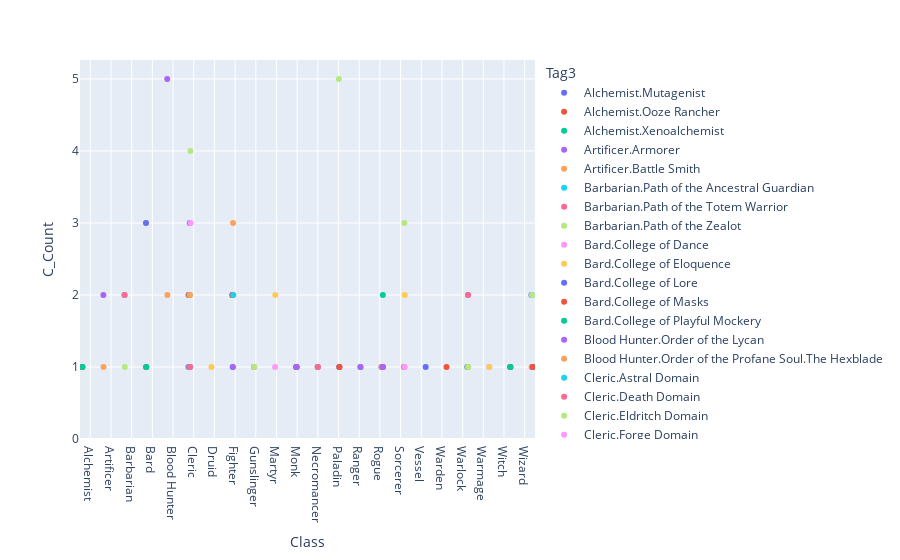

Notebook code cell kept with this figure:
### Code cell
fig = px.scatter(Tab_Cla2, x="Class", y="C_Count", color="Tag3")
fig.update_layout(scattermode="group")
fig.show()

### Figure 1 — Plotly figure (JSON) as saved in the notebook; plotly's stock layout.template omitted (floating-point values rounded to 4 significant figures)
{"data": [{"hovertemplate": "Tag3=Alchemist.Mutagenist<br>Class=%{x}<br>C_Count=%{y}<extra></extra>", "legendgroup": "Alchemist.Mutagenist", "marker": {"color": "#636efa", "symbol": "circle"}, "mode": "markers", "name": "Alchemist.Mutagenist", "orientation": "v", "showlegend": true, "x": ["Alchemist"], "xaxis": "x", "y": [1], "yaxis": "y", "type": "scatter"}, {"hovertemplate": "Tag3=Alchemist.Ooze Rancher<br>Class=%{x}<br>C_Count=%{y}<extra></extra>", "legendgroup": "Alchemist.Ooze Rancher", "marker": {"color": "#EF553B", "symbol": "circle"}, "mode": "markers", "name": "Alchemist.Ooze Rancher", "orientation": "v", "showlegend": true, "x": ["Alchemist"], "xaxis": "x", "y": [1], "yaxis": "y", "type": "scatter"}, {"hovertemplate": "Tag3=Alchemist.Xenoalchemist<br>Class=%{x}<br>C_Count=%{y}<extra></extra>", "legendgroup": "Alchemist.Xenoalchemist", "marker": {"color": "#00cc96", "symbol": "circle"}, "mode": "markers", "name": "Alchemist.Xenoalchemist", "orientation": "v", "showlegend": true, "x": ["Alchemist"], "xaxis": "x", "y": [1], "yaxis": "y", "type": "scatter"}, {"hovertemplate": "Tag3=Artificer.Armorer<br>Class=%{x}<br>C_Count=%{y}<extra></extra>", "legendgroup": "Artificer.Armorer", "marker": {"color": "#ab63fa", "symbol": "circle"}, "mode": "markers", "name": "Artificer.Armorer", "orientation": "v", "showlegend": true, "x": ["Artificer"], "xaxis": "x", "y": [2], "yaxis": "y", "type": "scatter"}, {"hovertemplate": "Tag3=Artificer.Battle Smith<br>Class=%{x}<br>C_Count=%{y}<extra></extra>", "legendgroup": "Artificer.Battle Smith", "marker": {"color": "#FFA15A", "symbol": "circle"}, "mode": "markers", "name": "Artificer.Battle Smith", "orientation": "v", "showlegend": true, "x": ["Artificer"], "xaxis": "x", "y": [1], "yaxis": "y", "type": "scatter"}, {"hovertemplate": "Tag3=Barbarian.Path of the Ancestral Guardian<br>Class=%{x}<br>C_Count=%{y}<extra></extra>", "legendgroup": "Barbarian.Path of the Ancestral Guardian", "marker": {"color": "#19d3f3", "symbol": "circle"}, "mode": "markers", "name": "Barbarian.Path of the Ancestral Guardian", "orientation": "v", "showlegend": true, "x": ["Barbarian"], "xaxis": "x", "y": [2], "yaxis": "y", "type": "scatter"}, {"hovertemplate": "Tag3=Barbarian.Path of the Totem Warrior<br>Class=%{x}<br>C_Count=%{y}<extra></extra>", "legendgroup": "Barbarian.Path of the Totem Warrior", "marker": {"color": "#FF6692", "symbol": "circle"}, "mode": "markers", "name": "Barbarian.Path of the Totem Warrior", "orientation": "v", "showlegend": true, "x": ["Barbarian"], "xaxis": "x", "y": [2], "yaxis": "y", "type": "scatter"}, {"hovertemplate": "Tag3=Barbarian.Path of the Zealot<br>Class=%{x}<br>C_Count=%{y}<extra></extra>", "legendgroup": "Barbarian.Path of the Zealot", "marker": {"color": "#B6E880", "symbol": "circle"}, "mode": "markers", "name": "Barbarian.Path of the Zealot", "orientation": "v", "showlegend": true, "x": ["Barbarian"], "xaxis": "x", "y": [1], "yaxis": "y", "type": "scatter"}, {"hovertemplate": "Tag3=Bard.College of Dance<br>Class=%{x}<br>C_Count=%{y}<extra></extra>", "legendgroup": "Bard.College of Dance", "marker": {"color": "#FF97FF", "symbol": "circle"}, "mode": "markers", "name": "Bard.College of Dance", "orientation": "v", "showlegend": true, "x": ["Bard"], "xaxis": "x", "y": [1], "yaxis": "y", "type": "scatter"}, {"hovertemplate": "Tag3=Bard.College of Eloquence<br>Class=%{x}<br>C_Count=%{y}<extra></extra>", "legendgroup": "Bard.College of Eloquence", "marker": {"color": "#FECB52", "symbol": "circle"}, "mode": "markers", "name": "Bard.College of Eloquence", "orientation": "v", "showlegend": true, "x": ["Bard"], "xaxis": "x", "y": [3], "yaxis": "y", "type": "scatter"}, {"hovertemplate": "Tag3=Bard.College of Lore<br>Class=%{x}<br>C_Count=%{y}<extra></extra>", "legendgroup": "Bard.College of Lore", "marker": {"color": "#636efa", "symbol": "circle"}, "mode": "markers", "name": "Bard.College of Lore", "orientation": "v", "showlegend": true, "x": ["Bard"], "xaxis": "x", "y": [3], "yaxis": "y", "type": "scatter"}, {"hovertemplate": "Tag3=Bard.College of Masks<br>Class=%{x}<br>C_Count=%{y}<extra></extra>", "legendgroup": "Bard.College of Masks", "marker": {"color": "#EF553B", "symbol": "circle"}, "mode": "markers", "name": "Bard.College of Masks", "orientation": "v", "showlegend": true, "x": ["Bard"], "xaxis": "x", "y": [1], "yaxis": "y", "type": "scatter"}, {"hovertemplate": "Tag3=Bard.College of Playful Mockery<br>Class=%{x}<br>C_Count=%{y}<extra></extra>", "legendgroup": "Bard.College of Playful Mockery", "marker": {"color": "#00cc96", "symbol": "circle"}, "mode": "markers", "name": "Bard.College of Playful Mockery", "orientation": "v", "showlegend": true, "x": ["Bard"], "xaxis": "x", "y": [1], "yaxis": "y", "type": "scatter"}, {"hovertemplate": "Tag3=Blood Hunter.Order of the Lycan<br>Class=%{x}<br>C_Count=%{y}<extra></extra>", "legendgroup": "Blood Hunter.Order of the Lycan", "marker": {"color": "#ab63fa", "symbol": "circle"}, "mode": "markers", "name": "Blood Hunter.Order of the Lycan", "orientation": "v", "showlegend": true, "x": ["Blood Hunter"], "xaxis": "x", "y": [5], "yaxis": "y", "type": "scatter"}, {"hovertemplate": "Tag3=Blood Hunter.Order of the Profane Soul.The Hexblade<br>Class=%{x}<br>C_Count=%{y}<extra></extra>", "legendgroup": "Blood Hunter.Order of the Profane Soul.The Hexblade", "marker": {"color": "#FFA15A", "symbol": "circle"}, "mode": "markers", "name": "Blood Hunter.Order of the Profane Soul.The Hexblade", "orientation": "v", "showlegend": true, "x": ["Blood Hunter"], "xaxis": "x", "y": [2], "yaxis": "y", "type": "scatter"}, {"hovertemplate": "Tag3=Cleric.Astral Domain<br>Class=%{x}<br>C_Count=%{y}<extra></extra>", "legendgroup": "Cleric.Astral Domain", "marker": {"color": "#19d3f3", "symbol": "circle"}, "mode": "markers", "name": "Cleric.Astral Domain", "orientation": "v", "showlegend": true, "x": ["Cleric"], "xaxis": "x", "y": [1], "yaxis": "y", "type": "scatter"}, {"hovertemplate": "Tag3=Cleric.Death Domain<br>Class=%{x}<br>C_Count=%{y}<extra></extra>", "legendgroup": "Cleric.Death Domain", "marker": {"color": "#FF6692", "symbol": "circle"}, "mode": "markers", "name": "Cleric.Death Domain", "orientation": "v", "showlegend": true, "x": ["Cleric"], "xaxis": "x", "y": [2], "yaxis": "y", "type": "scatter"}, {"hovertemplate": "Tag3=Cleric.Eldritch Domain<br>Class=%{x}<br>C_Count=%{y}<extra></extra>", "legendgroup": "Cleric.Eldritch Domain", "marker": {"color": "#B6E880", "symbol": "circle"}, "mode": "markers", "name": "Cleric.Eldritch Domain", "orientation": "v", "showlegend": true, "x": ["Cleric"], "xaxis": "x", "y": [1], "yaxis": "y", "type": "scatter"}, {"hovertemplate": "Tag3=Cleric.Forge Domain<br>Class=%{x}<br>C_Count=%{y}<extra></extra>", "legendgroup": "Cleric.Forge Domain", "marker": {"color": "#FF97FF", "symbol": "circle"}, "mode": "markers", "name": "Cleric.Forge Domain", "orientation": "v", "showlegend": true, "x": ["Cleric"], "xaxis": "x", "y": [1], "yaxis": "y", "type": "scatter"}, {"hovertemplate": "Tag3=Cleric.Garlic Bread Domain<br>Class=%{x}<br>C_Count=%{y}<extra></extra>", "legendgroup": "Cleric.Garlic Bread Domain", "marker": {"color": "#FECB52", "symbol": "circle"}, "mode": "markers", "name": "Cleric.Garlic Bread Domain", "orientation": "v", "showlegend": true, "x": ["Cleric"], "xaxis": "x", "y": [1], "yaxis": "y", "type": "scatter"}, {"hovertemplate": "Tag3=Cleric.Grave Domain<br>Class=%{x}<br>C_Count=%{y}<extra></extra>", "legendgroup": "Cleric.Grave Domain", "marker": {"color": "#636efa", "symbol": "circle"}, "mode": "markers", "name": "Cleric.Grave Domain", "orientation": "v", "showlegend": true, "x": ["Cleric"], "xaxis": "x", "y": [1], "yaxis": "y", "type": "scatter"}, {"hovertemplate": "Tag3=Cleric.Inquisition Domain<br>Class=%{x}<br>C_Count=%{y}<extra></extra>", "legendgroup": "Cleric.Inquisition Domain", "marker": {"color": "#EF553B", "symbol": "circle"}, "mode": "markers", "name": "Cleric.Inquisition Domain", "orientation": "v", "showlegend": true, "x": ["Cleric"], "xaxis": "x", "y": [2], "yaxis": "y", "type": "scatter"}, {"hovertemplate": "Tag3=Cleric.Life Domain<br>Class=%{x}<br>C_Count=%{y}<extra></extra>", "legendgroup": "Cleric.Life Domain", "marker": {"color": "#00cc96", "symbol": "circle"}, "mode": "markers", "name": "Cleric.Life Domain", "orientation": "v", "showlegend": true, "x": ["Cleric"], "xaxis": "x", "y": [2], "yaxis": "y", "type": "scatter"}, {"hovertemplate": "Tag3=Cleric.Light Domain<br>Class=%{x}<br>C_Count=%{y}<extra></extra>", "legendgroup": "Cleric.Light Domain", "marker": {"color": "#ab63fa", "symbol": "circle"}, "mode": "markers", "name": "Cleric.Light Domain", "orientation": "v", "showlegend": true, "x": ["Cleric"], "xaxis": "x", "y": [3], "yaxis": "y", "type": "scatter"}, {"hovertemplate": "Tag3=Cleric.Moon Domain<br>Class=%{x}<br>C_Count=%{y}<extra></extra>", "legendgroup": "Cleric.Moon Domain", "marker": {"color": "#FFA15A", "symbol": "circle"}, "mode": "markers", "name": "Cleric.Moon Domain", "orientation": "v", "showlegend": true, "x": ["Cleric"], "xaxis": "x", "y": [2], "yaxis": "y", "type": "scatter"}, {"hovertemplate": "Tag3=Cleric.Order Domain<br>Class=%{x}<br>C_Count=%{y}<extra></extra>", "legendgroup": "Cleric.Order Domain", "marker": {"color": "#19d3f3", "symbol": "circle"}, "mode": "markers", "name": "Cleric.Order Domain", "orientation": "v", "showlegend": true, "x": ["Cleric"], "xaxis": "x", "y": [1], "yaxis": "y", "type": "scatter"}, {"hovertemplate": "Tag3=Cleric.Peace Domain<br>Class=%{x}<br>C_Count=%{y}<extra></extra>", "legendgroup": "Cleric.Peace Domain", "marker": {"color": "#FF6692", "symbol": "circle"}, "mode": "markers", "name": "Cleric.Peace Domain", "orientation": "v", "showlegend": true, "x": ["Cleric"], "xaxis": "x", "y": [1], "yaxis": "y", "type": "scatter"}, {"hovertemplate": "Tag3=Cleric.Tempest Domain<br>Class=%{x}<br>C_Count=%{y}<extra></extra>", "legendgroup": "Cleric.Tempest Domain", "marker": {"color": "#B6E880", "symbol": "circle"}, "mode": "markers", "name": "Cleric.Tempest Domain", "orientation": "v", "showlegend": true, "x": ["Cleric"], "xaxis": "x", "y": [4], "yaxis": "y", "type": "scatter"}, {"hovertemplate": "Tag3=Cleric.Twilight Domain<br>Class=%{x}<br>C_Count=%{y}<extra></extra>", "legendgroup": "Cleric.Twilight Domain", "marker": {"color": "#FF97FF", "symbol": "circle"}, "mode": "markers", "name": "Cleric.Twilight Domain", "orientation": "v", "showlegend": true, "x": ["Cleric"], "xaxis": "x", "y": [3], "yaxis": "y", "type": "scatter"}, {"hovertemplate": "Tag3=Druid.Circle of the Shepherd<br>Class=%{x}<br>C_Count=%{y}<extra></extra>", "legendgroup": "Druid.Circle of the Shepherd", "marker": {"color": "#FECB52", "symbol": "circle"}, "mode": "markers", "name": "Druid.Circle of the Shepherd", "orientation": "v", "showlegend": true, "x": ["Druid"], "xaxis": "x", "y": [1], "yaxis": "y", "type": "scatter"}, {"hovertemplate": "Tag3=Fighter.Battle Master<br>Class=%{x}<br>C_Count=%{y}<extra></extra>", "legendgroup": "Fighter.Battle Master", "marker": {"color": "#636efa", "symbol": "circle"}, "mode": "markers", "name": "Fighter.Battle Master", "orientation": "v", "showlegend": true, "x": ["Fighter"], "xaxis": "x", "y": [2], "yaxis": "y", "type": "scatter"}, {"hovertemplate": "Tag3=Fighter.Echo Knight<br>Class=%{x}<br>C_Count=%{y}<extra></extra>", "legendgroup": "Fighter.Echo Knight", "marker": {"color": "#EF553B", "symbol": "circle"}, "mode": "markers", "name": "Fighter.Echo Knight", "orientation": "v", "showlegend": true, "x": ["Fighter"], "xaxis": "x", "y": [2], "yaxis": "y", "type": "scatter"}, {"hovertemplate": "Tag3=Fighter.Eldritch Knight<br>Class=%{x}<br>C_Count=%{y}<extra></extra>", "legendgroup": "Fighter.Eldritch Knight", "marker": {"color": "#00cc96", "symbol": "circle"}, "mode": "markers", "name": "Fighter.Eldritch Knight", "orientation": "v", "showlegend": true, "x": ["Fighter"], "xaxis": "x", "y": [1], "yaxis": "y", "type": "scatter"}, {"hovertemplate": "Tag3=Fighter.Living Crucible<br>Class=%{x}<br>C_Count=%{y}<extra></extra>", "legendgroup": "Fighter.Living Crucible", "marker": {"color": "#ab63fa", "symbol": "circle"}, "mode": "markers", "name": "Fighter.Living Crucible", "orientation": "v", "showlegend": true, "x": ["Fighter"], "xaxis": "x", "y": [1], "yaxis": "y", "type": "scatter"}, {"hovertemplate": "Tag3=Fighter.Rune Knight<br>Class=%{x}<br>C_Count=%{y}<extra></extra>", "legendgroup": "Fighter.Rune Knight", "marker": {"color": "#FFA15A", "symbol": "circle"}, "mode": "markers", "name": "Fighter.Rune Knight", "orientation": "v", "showlegend": true, "x": ["Fighter"], "xaxis": "x", "y": [3], "yaxis": "y", "type": "scatter"}, {"hovertemplate": "Tag3=Fighter.Samurai<br>Class=%{x}<br>C_Count=%{y}<extra></extra>", "legendgroup": "Fighter.Samurai", "marker": {"color": "#19d3f3", "symbol": "circle"}, "mode": "markers", "name": "Fighter.Samurai", "orientation": "v", "showlegend": true, "x": ["Fighter"], "xaxis": "x", "y": [2], "yaxis": "y", "type": "scatter"}, {"hovertemplate": "Tag3=Gunslinger.Gun Tank<br>Class=%{x}<br>C_Count=%{y}<extra></extra>", "legendgroup": "Gunslinger.Gun Tank", "marker": {"color": "#FF6692", "symbol": "circle"}, "mode": "markers", "name": "Gunslinger.Gun Tank", "orientation": "v", "showlegend": true, "x": ["Gunslinger"], "xaxis": "x", "y": [1], "yaxis": "y", "type": "scatter"}, {"hovertemplate": "Tag3=Gunslinger.White Hat<br>Class=%{x}<br>C_Count=%{y}<extra></extra>", "legendgroup": "Gunslinger.White Hat", "marker": {"color": "#B6E880", "symbol": "circle"}, "mode": "markers", "name": "Gunslinger.White Hat", "orientation": "v", "showlegend": true, "x": ["Gunslinger"], "xaxis": "x", "y": [1], "yaxis": "y", "type": "scatter"}, {"hovertemplate": "Tag3=Martyr.Burden of Mercy<br>Class=%{x}<br>C_Count=%{y}<extra></extra>", "legendgroup": "Martyr.Burden of Mercy", "marker": {"color": "#FF97FF", "symbol": "circle"}, "mode": "markers", "name": "Martyr.Burden of Mercy", "orientation": "v", "showlegend": true, "x": ["Martyr"], "xaxis": "x", "y": [1], "yaxis": "y", "type": "scatter"}, {"hovertemplate": "Tag3=Martyr.Burden of Tyranny<br>Class=%{x}<br>C_Count=%{y}<extra></extra>", "legendgroup": "Martyr.Burden of Tyranny", "marker": {"color": "#FECB52", "symbol": "circle"}, "mode": "markers", "name": "Martyr.Burden of Tyranny", "orientation": "v", "showlegend": true, "x": ["Martyr"], "xaxis": "x", "y": [2], "yaxis": "y", "type": "scatter"}, {"hovertemplate": "Tag3=Monk.Way of Shadow<br>Class=%{x}<br>C_Count=%{y}<extra></extra>", "legendgroup": "Monk.Way of Shadow", "marker": {"color": "#636efa", "symbol": "circle"}, "mode": "markers", "name": "Monk.Way of Shadow", "orientation": "v", "showlegend": true, "x": ["Monk"], "xaxis": "x", "y": [1], "yaxis": "y", "type": "scatter"}, {"hovertemplate": "Tag3=Monk.Way of the Dancing Current<br>Class=%{x}<br>C_Count=%{y}<extra></extra>", "legendgroup": "Monk.Way of the Dancing Current", "marker": {"color": "#EF553B", "symbol": "circle"}, "mode": "markers", "name": "Monk.Way of the Dancing Current", "orientation": "v", "showlegend": true, "x": ["Monk"], "xaxis": "x", "y": [1], "yaxis": "y", "type": "scatter"}, {"hovertemplate": "Tag3=Monk.Way of the Open Hand<br>Class=%{x}<br>C_Count=%{y}<extra></extra>", "legendgroup": "Monk.Way of the Open Hand", "marker": {"color": "#00cc96", "symbol": "circle"}, "mode": "markers", "name": "Monk.Way of the Open Hand", "orientation": "v", "showlegend": true, "x": ["Monk"], "xaxis": "x", "y": [1], "yaxis": "y", "type": "scatter"}, {"hovertemplate": "Tag3=Monk.Way of the Speedster<br>Class=%{x}<br>C_Count=%{y}<extra></extra>", "legendgroup": "Monk.Way of the Speedster", "marker": {"color": "#ab63fa", "symbol": "circle"}, "mode": "markers", "name": "Monk.Way of the Speedster", "orientation": "v", "showlegend": true, "x": ["Monk"], "xaxis": "x", "y": [1], "yaxis": "y", "type": "scatter"}, {"hovertemplate": "Tag3=Necromancer.Pharaoh<br>Class=%{x}<br>C_Count=%{y}<extra></extra>", "legendgroup": "Necromancer.Pharaoh", "marker": {"color": "#FFA15A", "symbol": "circle"}, "mode": "markers", "name": "Necromancer.Pharaoh", "orientation": "v", "showlegend": true, "x": ["Necromancer"], "xaxis": "x", "y": [1], "yaxis": "y", "type": "scatter"}, {"hovertemplate": "Tag3=Necromancer.Reanimator<br>Class=%{x}<br>C_Count=%{y}<extra></extra>", "legendgroup": "Necromancer.Reanimator", "marker": {"color": "#19d3f3", "symbol": "circle"}, "mode": "markers", "name": "Necromancer.Reanimator", "orientation": "v", "showlegend": true, "x": ["Necromancer"], "xaxis": "x", "y": [1], "yaxis": "y", "type": "scatter"}, {"hovertemplate": "Tag3=Necromancer.Reaper<br>Class=%{x}<br>C_Count=%{y}<extra></extra>", "legendgroup": "Necromancer.Reaper", "marker": {"color": "#FF6692", "symbol": "circle"}, "mode": "markers", "name": "Necromancer.Reaper", "orientation": "v", "showlegend": true, "x": ["Necromancer"], "xaxis": "x", "y": [1], "yaxis": "y", "type": "scatter"}, {"hovertemplate": "Tag3=Paladin.Oath of Conquest<br>Class=%{x}<br>C_Count=%{y}<extra></extra>", "legendgroup": "Paladin.Oath of Conquest", "marker": {"color": "#B6E880", "symbol": "circle"}, "mode": "markers", "name": "Paladin.Oath of Conquest", "orientation": "v", "showlegend": true, "x": ["Paladin"], "xaxis": "x", "y": [5], "yaxis": "y", "type": "scatter"}, {"hovertemplate": "Tag3=Paladin.Oath of the Hearth<br>Class=%{x}<br>C_Count=%{y}<extra></extra>", "legendgroup": "Paladin.Oath of the Hearth", "marker": {"color": "#FF97FF", "symbol": "circle"}, "mode": "markers", "name": "Paladin.Oath of the Hearth", "orientation": "v", "showlegend": true, "x": ["Paladin"], "xaxis": "x", "y": [1], "yaxis": "y", "type": "scatter"}, {"hovertemplate": "Tag3=Paladin.Oath of the Open Sea<br>Class=%{x}<br>C_Count=%{y}<extra></extra>", "legendgroup": "Paladin.Oath of the Open Sea", "marker": {"color": "#FECB52", "symbol": "circle"}, "mode": "markers", "name": "Paladin.Oath of the Open Sea", "orientation": "v", "showlegend": true, "x": ["Paladin"], "xaxis": "x", "y": [1], "yaxis": "y", "type": "scatter"}, {"hovertemplate": "Tag3=Paladin.Oath of the Sun<br>Class=%{x}<br>C_Count=%{y}<extra></extra>", "legendgroup": "Paladin.Oath of the Sun", "marker": {"color": "#636efa", "symbol": "circle"}, "mode": "markers", "name": "Paladin.Oath of the Sun", "orientation": "v", "showlegend": true, "x": ["Paladin"], "xaxis": "x", "y": [1], "yaxis": "y", "type": "scatter"}, {"hovertemplate": "Tag3=Paladin.Oath of the Watchers<br>Class=%{x}<br>C_Count=%{y}<extra></extra>", "legendgroup": "Paladin.Oath of the Watchers", "marker": {"color": "#EF553B", "symbol": "circle"}, "mode": "markers", "name": "Paladin.Oath of the Watchers", "orientation": "v", "showlegend": true, "x": ["Paladin"], "xaxis": "x", "y": [1], "yaxis": "y", "type": "scatter"}, {"hovertemplate": "Tag3=Ranger.Horizon Walker<br>Class=%{x}<br>C_Count=%{y}<extra></extra>", "legendgroup": "Ranger.Horizon Walker", "marker": {"color": "#00cc96", "symbol": "circle"}, "mode": "markers", "name": "Ranger.Horizon Walker", "orientation": "v", "showlegend": true, "x": ["Ranger"], "xaxis": "x", "y": [1], "yaxis": "y", "type": "scatter"}, {"hovertemplate": "Tag3=Ranger.Swarmkeeper<br>Class=%{x}<br>C_Count=%{y}<extra></extra>", "legendgroup": "Ranger.Swarmkeeper", "marker": {"color": "#ab63fa", "symbol": "circle"}, "mode": "markers", "name": "Ranger.Swarmkeeper", "orientation": "v", "showlegend": true, "x": ["Ranger"], "xaxis": "x", "y": [1], "yaxis": "y", "type": "scatter"}, {"hovertemplate": "Tag3=Rogue.Arcane Trickster<br>Class=%{x}<br>C_Count=%{y}<extra></extra>", "legendgroup": "Rogue.Arcane Trickster", "marker": {"color": "#FFA15A", "symbol": "circle"}, "mode": "markers", "name": "Rogue.Arcane Trickster", "orientation": "v", "showlegend": true, "x": ["Rogue"], "xaxis": "x", "y": [1], "yaxis": "y", "type": "scatter"}, {"hovertemplate": "Tag3=Rogue.Assassin<br>Class=%{x}<br>C_Count=%{y}<extra></extra>", "legendgroup": "Rogue.Assassin", "marker": {"color": "#19d3f3", "symbol": "circle"}, "mode": "markers", "name": "Rogue.Assassin", "orientation": "v", "showlegend": true, "x": ["Rogue"], "xaxis": "x", "y": [1], "yaxis": "y", "type": "scatter"}, {"hovertemplate": "Tag3=Rogue.Dreadmask<br>Class=%{x}<br>C_Count=%{y}<extra></extra>", "legendgroup": "Rogue.Dreadmask", "marker": {"color": "#FF6692", "symbol": "circle"}, "mode": "markers", "name": "Rogue.Dreadmask", "orientation": "v", "showlegend": true, "x": ["Rogue"], "xaxis": "x", "y": [1], "yaxis": "y", "type": "scatter"}, {"hovertemplate": "Tag3=Rogue.Kinslayer<br>Class=%{x}<br>C_Count=%{y}<extra></extra>", "legendgroup": "Rogue.Kinslayer", "marker": {"color": "#B6E880", "symbol": "circle"}, "mode": "markers", "name": "Rogue.Kinslayer", "orientation": "v", "showlegend": true, "x": ["Rogue"], "xaxis": "x", "y": [1], "yaxis": "y", "type": "scatter"}, {"hovertemplate": "Tag3=Rogue.Phantom<br>Class=%{x}<br>C_Count=%{y}<extra></extra>", "legendgroup": "Rogue.Phantom", "marker": {"color": "#FF97FF", "symbol": "circle"}, "mode": "markers", "name": "Rogue.Phantom", "orientation": "v", "showlegend": true, "x": ["Rogue"], "xaxis": "x", "y": [1], "yaxis": "y", "type": "scatter"}, {"hovertemplate": "Tag3=Rogue.Scout<br>Class=%{x}<br>C_Count=%{y}<extra></extra>", "legendgroup": "Rogue.Scout", "marker": {"color": "#FECB52", "symbol": "circle"}, "mode": "markers", "name": "Rogue.Scout", "orientation": "v", "showlegend": true, "x": ["Rogue"], "xaxis": "x", "y": [1], "yaxis": "y", "type": "scatter"}, {"hovertemplate": "Tag3=Rogue.Soulknife<br>Class=%{x}<br>C_Count=%{y}<extra></extra>", "legendgroup": "Rogue.Soulknife", "marker": {"color": "#636efa", "symbol": "circle"}, "mode": "markers", "name": "Rogue.Soulknife", "orientation": "v", "showlegend": true, "x": ["Rogue"], "xaxis": "x", "y": [1], "yaxis": "y", "type": "scatter"}, {"hovertemplate": "Tag3=Rogue.Stormscale<br>Class=%{x}<br>C_Count=%{y}<extra></extra>", "legendgroup": "Rogue.Stormscale", "marker": {"color": "#EF553B", "symbol": "circle"}, "mode": "markers", "name": "Rogue.Stormscale", "orientation": "v", "showlegend": true, "x": ["Rogue"], "xaxis": "x", "y": [1], "yaxis": "y", "type": "scatter"}, {"hovertemplate": "Tag3=Rogue.Swashbuckler<br>Class=%{x}<br>C_Count=%{y}<extra></extra>", "legendgroup": "Rogue.Swashbuckler", "marker": {"color": "#00cc96", "symbol": "circle"}, "mode": "markers", "name": "Rogue.Swashbuckler", "orientation": "v", "showlegend": true, "x": ["Rogue"], "xaxis": "x", "y": [2], "yaxis": "y", "type": "scatter"}, {"hovertemplate": "Tag3=Rogue.Titan Slayer<br>Class=%{x}<br>C_Count=%{y}<extra></extra>", "legendgroup": "Rogue.Titan Slayer", "marker": {"color": "#ab63fa", "symbol": "circle"}, "mode": "markers", "name": "Rogue.Titan Slayer", "orientation": "v", "showlegend": true, "x": ["Rogue"], "xaxis": "x", "y": [1], "yaxis": "y", "type": "scatter"}, {"hovertemplate": "Tag3=Sorcerer.Clockwork Soul<br>Class=%{x}<br>C_Count=%{y}<extra></extra>", "legendgroup": "Sorcerer.Clockwork Soul", "marker": {"color": "#FFA15A", "symbol": "circle"}, "mode": "markers", "name": "Sorcerer.Clockwork Soul", "orientation": "v", "showlegend": true, "x": ["Sorcerer"], "xaxis": "x", "y": [1], "yaxis": "y", "type": "scatter"}, {"hovertemplate": "Tag3=Sorcerer.Divine Soul<br>Class=%{x}<br>C_Count=%{y}<extra></extra>", "legendgroup": "Sorcerer.Divine Soul", "marker": {"color": "#19d3f3", "symbol": "circle"}, "mode": "markers", "name": "Sorcerer.Divine Soul", "orientation": "v", "showlegend": true, "x": ["Sorcerer"], "xaxis": "x", "y": [1], "yaxis": "y", "type": "scatter"}, {"hovertemplate": "Tag3=Sorcerer.Frost Magic<br>Class=%{x}<br>C_Count=%{y}<extra></extra>", "legendgroup": "Sorcerer.Frost Magic", "marker": {"color": "#FF6692", "symbol": "circle"}, "mode": "markers", "name": "Sorcerer.Frost Magic", "orientation": "v", "showlegend": true, "x": ["Sorcerer"], "xaxis": "x", "y": [1], "yaxis": "y", "type": "scatter"}, {"hovertemplate": "Tag3=Sorcerer.Mirrorkin<br>Class=%{x}<br>C_Count=%{y}<extra></extra>", "legendgroup": "Sorcerer.Mirrorkin", "marker": {"color": "#B6E880", "symbol": "circle"}, "mode": "markers", "name": "Sorcerer.Mirrorkin", "orientation": "v", "showlegend": true, "x": ["Sorcerer"], "xaxis": "x", "y": [3], "yaxis": "y", "type": "scatter"}, {"hovertemplate": "Tag3=Sorcerer.Reincarnated Hero<br>Class=%{x}<br>C_Count=%{y}<extra></extra>", "legendgroup": "Sorcerer.Reincarnated Hero", "marker": {"color": "#FF97FF", "symbol": "circle"}, "mode": "markers", "name": "Sorcerer.Reincarnated Hero", "orientation": "v", "showlegend": true, "x": ["Sorcerer"], "xaxis": "x", "y": [1], "yaxis": "y", "type": "scatter"}, {"hovertemplate": "Tag3=Sorcerer.Toon Magic<br>Class=%{x}<br>C_Count=%{y}<extra></extra>", "legendgroup": "Sorcerer.Toon Magic", "marker": {"color": "#FECB52", "symbol": "circle"}, "mode": "markers", "name": "Sorcerer.Toon Magic", "orientation": "v", "showlegend": true, "x": ["Sorcerer"], "xaxis": "x", "y": [2], "yaxis": "y", "type": "scatter"}, {"hovertemplate": "Tag3=Vessel.Altered Mage<br>Class=%{x}<br>C_Count=%{y}<extra></extra>", "legendgroup": "Vessel.Altered Mage", "marker": {"color": "#636efa", "symbol": "circle"}, "mode": "markers", "name": "Vessel.Altered Mage", "orientation": "v", "showlegend": true, "x": ["Vessel"], "xaxis": "x", "y": [1], "yaxis": "y", "type": "scatter"}, {"hovertemplate": "Tag3=Warden.Bloodwrath Guardian<br>Class=%{x}<br>C_Count=%{y}<extra></extra>", "legendgroup": "Warden.Bloodwrath Guardian", "marker": {"color": "#EF553B", "symbol": "circle"}, "mode": "markers", "name": "Warden.Bloodwrath Guardian", "orientation": "v", "showlegend": true, "x": ["Warden"], "xaxis": "x", "y": [1], "yaxis": "y", "type": "scatter"}, {"hovertemplate": "Tag3=Warlock.The Archfey<br>Class=%{x}<br>C_Count=%{y}<extra></extra>", "legendgroup": "Warlock.The Archfey", "marker": {"color": "#00cc96", "symbol": "circle"}, "mode": "markers", "name": "Warlock.The Archfey", "orientation": "v", "showlegend": true, "x": ["Warlock"], "xaxis": "x", "y": [1], "yaxis": "y", "type": "scatter"}, {"hovertemplate": "Tag3=Warlock.The Astral Griffon<br>Class=%{x}<br>C_Count=%{y}<extra></extra>", "legendgroup": "Warlock.The Astral Griffon", "marker": {"color": "#ab63fa", "symbol": "circle"}, "mode": "markers", "name": "Warlock.The Astral Griffon", "orientation": "v", "showlegend": true, "x": ["Warlock"], "xaxis": "x", "y": [1], "yaxis": "y", "type": "scatter"}, {"hovertemplate": "Tag3=Warlock.The Fathomless<br>Class=%{x}<br>C_Count=%{y}<extra></extra>", "legendgroup": "Warlock.The Fathomless", "marker": {"color": "#FFA15A", "symbol": "circle"}, "mode": "markers", "name": "Warlock.The Fathomless", "orientation": "v", "showlegend": true, "x": ["Warlock"], "xaxis": "x", "y": [1], "yaxis": "y", "type": "scatter"}, {"hovertemplate": "Tag3=Warlock.The Genie<br>Class=%{x}<br>C_Count=%{y}<extra></extra>", "legendgroup": "Warlock.The Genie", "marker": {"color": "#19d3f3", "symbol": "circle"}, "mode": "markers", "name": "Warlock.The Genie", "orientation": "v", "showlegend": true, "x": ["Warlock"], "xaxis": "x", "y": [2], "yaxis": "y", "type": "scatter"}, {"hovertemplate": "Tag3=Warlock.The Hexblade<br>Class=%{x}<br>C_Count=%{y}<extra></extra>", "legendgroup": "Warlock.The Hexblade", "marker": {"color": "#FF6692", "symbol": "circle"}, "mode": "markers", "name": "Warlock.The Hexblade", "orientation": "v", "showlegend": true, "x": ["Warlock"], "xaxis": "x", "y": [2], "yaxis": "y", "type": "scatter"}, {"hovertemplate": "Tag3=Warlock.The Undead<br>Class=%{x}<br>C_Count=%{y}<extra></extra>", "legendgroup": "Warlock.The Undead", "marker": {"color": "#B6E880", "symbol": "circle"}, "mode": "markers", "name": "Warlock.The Undead", "orientation": "v", "showlegend": true, "x": ["Warlock"], "xaxis": "x", "y": [1], "yaxis": "y", "type": "scatter"}, {"hovertemplate": "Tag3=Warmage.House of Lancers<br>Class=%{x}<br>C_Count=%{y}<extra></extra>", "legendgroup": "Warmage.House of Lancers", "marker": {"color": "#FF97FF", "symbol": "circle"}, "mode": "markers", "name": "Warmage.House of Lancers", "orientation": "v", "showlegend": true, "x": ["Warmage"], "xaxis": "x", "y": [1], "yaxis": "y", "type": "scatter"}, {"hovertemplate": "Tag3=Warmage.House of Pawns<br>Class=%{x}<br>C_Count=%{y}<extra></extra>", "legendgroup": "Warmage.House of Pawns", "marker": {"color": "#FECB52", "symbol": "circle"}, "mode": "markers", "name": "Warmage.House of Pawns", "orientation": "v", "showlegend": true, "x": ["Warmage"], "xaxis": "x", "y": [1], "yaxis": "y", "type": "scatter"}, {"hovertemplate": "Tag3=Witch.Black Magic<br>Class=%{x}<br>C_Count=%{y}<extra></extra>", "legendgroup": "Witch.Black Magic", "marker": {"color": "#636efa", "symbol": "circle"}, "mode": "markers", "name": "Witch.Black Magic", "orientation": "v", "showlegend": true, "x": ["Witch"], "xaxis": "x", "y": [1], "yaxis": "y", "type": "scatter"}, {"hovertemplate": "Tag3=Witch.Blood Magic<br>Class=%{x}<br>C_Count=%{y}<extra></extra>", "legendgroup": "Witch.Blood Magic", "marker": {"color": "#EF553B", "symbol": "circle"}, "mode": "markers", "name": "Witch.Blood Magic", "orientation": "v", "showlegend": true, "x": ["Witch"], "xaxis": "x", "y": [1], "yaxis": "y", "type": "scatter"}, {"hovertemplate": "Tag3=Witch.Steel Magic<br>Class=%{x}<br>C_Count=%{y}<extra></extra>", "legendgroup": "Witch.Steel Magic", "marker": {"color": "#00cc96", "symbol": "circle"}, "mode": "markers", "name": "Witch.Steel Magic", "orientation": "v", "showlegend": true, "x": ["Witch"], "xaxis": "x", "y": [1], "yaxis": "y", "type": "scatter"}, {"hovertemplate": "Tag3=Wizard.Bladesinging<br>Class=%{x}<br>C_Count=%{y}<extra></extra>", "legendgroup": "Wizard.Bladesinging", "marker": {"color": "#ab63fa", "symbol": "circle"}, "mode": "markers", "name": "Wizard.Bladesinging", "orientation": "v", "showlegend": true, "x": ["Wizard"], "xaxis": "x", "y": [2], "yaxis": "y", "type": "scatter"}, {"hovertemplate": "Tag3=Wizard.Blood Magic<br>Class=%{x}<br>C_Count=%{y}<extra></extra>", "legendgroup": "Wizard.Blood Magic", "marker": {"color": "#FFA15A", "symbol": "circle"}, "mode": "markers", "name": "Wizard.Blood Magic", "orientation": "v", "showlegend": true, "x": ["Wizard"], "xaxis": "x", "y": [1], "yaxis": "y", "type": "scatter"}, {"hovertemplate": "Tag3=Wizard.Chronurgy Magic<br>Class=%{x}<br>C_Count=%{y}<extra></extra>", "legendgroup": "Wizard.Chronurgy Magic", "marker": {"color": "#19d3f3", "symbol": "circle"}, "mode": "markers", "name": "Wizard.Chronurgy Magic", "orientation": "v", "showlegend": true, "x": ["Wizard"], "xaxis": "x", "y": [2], "yaxis": "y", "type": "scatter"}, {"hovertemplate": "Tag3=Wizard.Magic Missile Mage<br>Class=%{x}<br>C_Count=%{y}<extra></extra>", "legendgroup": "Wizard.Magic Missile Mage", "marker": {"color": "#FF6692", "symbol": "circle"}, "mode": "markers", "name": "Wizard.Magic Missile Mage", "orientation": "v", "showlegend": true, "x": ["Wizard"], "xaxis": "x", "y": [1], "yaxis": "y", "type": "scatter"}, {"hovertemplate": "Tag3=Wizard.School of Abjuration<br>Class=%{x}<br>C_Count=%{y}<extra></extra>", "legendgroup": "Wizard.School of Abjuration", "marker": {"color": "#B6E880", "symbol": "circle"}, "mode": "markers", "name": "Wizard.School of Abjuration", "orientation": "v", "showlegend": true, "x": ["Wizard"], "xaxis": "x", "y": [2], "yaxis": "y", "type": "scatter"}, {"hovertemplate": "Tag3=Wizard.School of Divination<br>Class=%{x}<br>C_Count=%{y}<extra></extra>", "legendgroup": "Wizard.School of Divination", "marker": {"color": "#FF97FF", "symbol": "circle"}, "mode": "markers", "name": "Wizard.School of Divination", "orientation": "v", "showlegend": true, "x": ["Wizard"], "xaxis": "x", "y": [1], "yaxis": "y", "type": "scatter"}, {"hovertemplate": "Tag3=Wizard.School of Illusion<br>Class=%{x}<br>C_Count=%{y}<extra></extra>", "legendgroup": "Wizard.School of Illusion", "marker": {"color": "#FECB52", "symbol": "circle"}, "mode": "markers", "name": "Wizard.School of Illusion", "orientation": "v", "showlegend": true, "x": ["Wizard"], "xaxis": "x", "y": [1], "yaxis": "y", "type": "scatter"}, {"hovertemplate": "Tag3=Wizard.School of Necromancy<br>Class=%{x}<br>C_Count=%{y}<extra></extra>", "legendgroup": "Wizard.School of Necromancy", "marker": {"color": "#636efa", "symbol": "circle"}, "mode": "markers", "name": "Wizard.School of Necromancy", "orientation": "v", "showlegend": true, "x": ["Wizard"], "xaxis": "x", "y": [1], "yaxis": "y", "type": "scatter"}, {"hovertemplate": "Tag3=Wizard.War Magic<br>Class=%{x}<br>C_Count=%{y}<extra></extra>", "legendgroup": "Wizard.War Magic", "marker": {"color": "#EF553B", "symbol": "circle"}, "mode": "markers", "name": "Wizard.War Magic", "orientation": "v", "showlegend": true, "x": ["Wizard"], "xaxis": "x", "y": [1], "yaxis": "y", "type": "scatter"}], "layout": {"xaxis": {"anchor": "y", "domain": [0, 1], "title": {"text": "Class"}, "type": "category", "range": [-0.5, 21.5], "autorange": true}, "yaxis": {"anchor": "x", "domain": [0, 1], "title": {"text": "C_Count"}, "type": "linear", "range": [0, 5.263], "autorange": true}, "legend": {"title": {"text": "Tag3"}, "tracegroupgap": 0}, "margin": {"t": 60}, "scattermode": "group", "autosize": true}}
